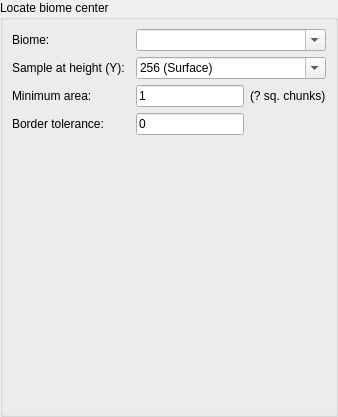
         <widget class="QWidget" name="pageBiomeCenter">
          <layout class="QGridLayout" name="gridLayout_18">
           <property name="leftMargin">
            <number>0</number>
           </property>
           <property name="topMargin">
            <number>0</number>
           </property>
           <property name="rightMargin">
            <number>0</number>
           </property>
           <property name="bottomMargin">
            <number>0</number>
           </property>
           <property name="spacing">
            <number>0</number>
           </property>
           <item row="0" column="0">
            <widget class="QGroupBox" name="groupBox_5">
             <property name="title">
              <string>Locate biome center</string>
             </property>
             <layout class="QGridLayout" name="gridLayout_19">
              <item row="3" column="0">
               <widget class="QLabel" name="label_4">
                <property name="text">
                 <string>Border tolerance:</string>
                </property>
               </widget>
              </item>
              <item row="0" column="0">
               <widget class="QLabel" name="label_6">
                <property name="text">
                 <string>Biome:</string>
                </property>
               </widget>
              </item>
              <item row="2" column="2" colspan="2">
               <widget class="QLineEdit" name="lineBiomeSize">
                <property name="text">
                 <string>1</string>
                </property>
               </widget>
              </item>
              <item row="4" column="1">
               <spacer name="verticalSpacer_4">
                <property name="orientation">
                 <enum>Qt::Orientation::Vertical</enum>
                </property>
                <property name="sizeHint" stdset="0">
                 <size>
                  <width>20</width>
                  <height>270</height>
                 </size>
                </property>
               </spacer>
              </item>
              <item row="2" column="0">
               <widget class="QLabel" name="label_5">
                <property name="text">
                 <string>Minimum area:</string>
                </property>
               </widget>
              </item>
              <item row="1" column="0" colspan="2">
               <widget class="QLabel" name="labelY_2">
                <property name="text">
                 <string>Sample at height (Y):</string>
                </property>
               </widget>
              </item>
              <item row="3" column="2" colspan="2">
               <widget class="QLineEdit" name="lineTolerance">
                <property name="text">
                 <string>0</string>
                </property>
               </widget>
              </item>
              <item row="2" column="4">
               <widget class="QLabel" name="labelBiomeSize">
                <property name="sizePolicy">
                 <sizepolicy hsizetype="MinimumExpanding" vsizetype="Preferred">
                  <horstretch>0</horstretch>
                  <verstretch>0</verstretch>
                 </sizepolicy>
                </property>
                <property name="text">
                 <string>(? sq. chunks)</string>
                </property>
               </widget>
              </item>
              <item row="0" column="2" colspan="3">
               <widget class="StyledComboBox" name="comboMatchBiome">
                <property name="editable">
                 <bool>true</bool>
                </property>
                <property name="maxVisibleItems">
                 <number>20</number>
                </property>
               </widget>
              </item>
              <item row="1" column="2" colspan="3">
               <widget class="StyledComboBox" name="comboY2">
                <property name="editable">
                 <bool>true</bool>
                </property>
                <property name="maxVisibleItems">
                 <number>12</number>
                </property>
                <item>
                 <property name="text">
                  <string>256 (Surface)</string>
                 </property>
                </item>
                <item>
                 <property name="text">
                  <string>128 (Nether Roof)</string>
                 </property>
                </item>
                <item>
                 <property name="text">
                  <string>62 (Sea Level)</string>
                 </property>
                </item>
                <item>
                 <property name="text">
                  <string>48</string>
                 </property>
                </item>
                <item>
                 <property name="text">
                  <string>32</string>
                 </property>
                </item>
                <item>
                 <property name="text">
                  <string>16</string>
                 </property>
                </item>
                <item>
                 <property name="text">
                  <string>0</string>
                 </property>
                </item>
                <item>
                 <property name="text">
                  <string>-16</string>
                 </property>
                </item>
                <item>
                 <property name="text">
                  <string>-32</string>
                 </property>
                </item>
                <item>
                 <property name="text">
                  <string>-48</string>
                 </property>
                </item>
                <item>
                 <property name="text">
                  <string>-64 (Bedrock)</string>
                 </property>
                </item>
               </widget>
              </item>
             </layout>
            </widget>
           </item>
          </layout>
         </widget>
